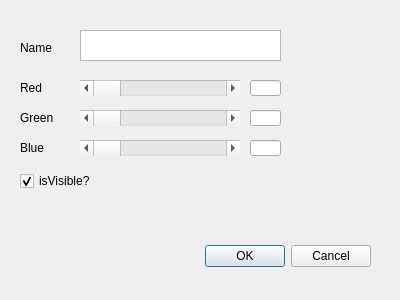
<?xml version="1.0" encoding="UTF-8"?>
<ui version="4.0">
 <class>OptionDialog</class>
 <widget class="QDialog" name="OptionDialog">
  <property name="geometry">
   <rect>
    <x>0</x>
    <y>0</y>
    <width>400</width>
    <height>300</height>
   </rect>
  </property>
  <property name="contextMenuPolicy">
   <enum>Qt::ActionsContextMenu</enum>
  </property>
  <property name="windowTitle">
   <string>Dialog</string>
  </property>
  <widget class="QDialogButtonBox" name="buttonBox">
   <property name="geometry">
    <rect>
     <x>30</x>
     <y>240</y>
     <width>341</width>
     <height>32</height>
    </rect>
   </property>
   <property name="orientation">
    <enum>Qt::Horizontal</enum>
   </property>
   <property name="standardButtons">
    <set>QDialogButtonBox::Cancel|QDialogButtonBox::Ok</set>
   </property>
  </widget>
  <widget class="QPlainTextEdit" name="plainTextEdit">
   <property name="geometry">
    <rect>
     <x>80</x>
     <y>30</y>
     <width>201</width>
     <height>31</height>
    </rect>
   </property>
   <property name="plainText">
    <string/>
   </property>
  </widget>
  <widget class="QLabel" name="label">
   <property name="geometry">
    <rect>
     <x>20</x>
     <y>40</y>
     <width>49</width>
     <height>16</height>
    </rect>
   </property>
   <property name="text">
    <string>Name</string>
   </property>
  </widget>
  <widget class="QCheckBox" name="checkBox">
   <property name="geometry">
    <rect>
     <x>20</x>
     <y>170</y>
     <width>78</width>
     <height>22</height>
    </rect>
   </property>
   <property name="text">
    <string>isVisible?</string>
   </property>
   <property name="checked">
    <bool>true</bool>
   </property>
  </widget>
  <widget class="QScrollBar" name="horizontalScrollBarRed">
   <property name="geometry">
    <rect>
     <x>80</x>
     <y>80</y>
     <width>160</width>
     <height>16</height>
    </rect>
   </property>
   <property name="maximum">
    <number>255</number>
   </property>
   <property name="pageStep">
    <number>1</number>
   </property>
   <property name="value">
    <number>0</number>
   </property>
   <property name="sliderPosition">
    <number>0</number>
   </property>
   <property name="orientation">
    <enum>Qt::Horizontal</enum>
   </property>
  </widget>
  <widget class="QScrollBar" name="horizontalScrollBarGreen">
   <property name="geometry">
    <rect>
     <x>80</x>
     <y>110</y>
     <width>160</width>
     <height>16</height>
    </rect>
   </property>
   <property name="maximum">
    <number>255</number>
   </property>
   <property name="pageStep">
    <number>1</number>
   </property>
   <property name="value">
    <number>0</number>
   </property>
   <property name="sliderPosition">
    <number>0</number>
   </property>
   <property name="orientation">
    <enum>Qt::Horizontal</enum>
   </property>
  </widget>
  <widget class="QScrollBar" name="horizontalScrollBarBlue">
   <property name="geometry">
    <rect>
     <x>80</x>
     <y>140</y>
     <width>160</width>
     <height>16</height>
    </rect>
   </property>
   <property name="maximum">
    <number>255</number>
   </property>
   <property name="pageStep">
    <number>1</number>
   </property>
   <property name="value">
    <number>0</number>
   </property>
   <property name="sliderPosition">
    <number>0</number>
   </property>
   <property name="orientation">
    <enum>Qt::Horizontal</enum>
   </property>
  </widget>
  <widget class="QLabel" name="label_3">
   <property name="geometry">
    <rect>
     <x>20</x>
     <y>80</y>
     <width>49</width>
     <height>16</height>
    </rect>
   </property>
   <property name="text">
    <string>Red</string>
   </property>
  </widget>
  <widget class="QLabel" name="label_4">
   <property name="geometry">
    <rect>
     <x>20</x>
     <y>110</y>
     <width>49</width>
     <height>16</height>
    </rect>
   </property>
   <property name="text">
    <string>Green</string>
   </property>
  </widget>
  <widget class="QLabel" name="label_5">
   <property name="geometry">
    <rect>
     <x>20</x>
     <y>140</y>
     <width>49</width>
     <height>16</height>
    </rect>
   </property>
   <property name="text">
    <string>Blue</string>
   </property>
  </widget>
  <widget class="QLineEdit" name="lineEdit">
   <property name="geometry">
    <rect>
     <x>250</x>
     <y>80</y>
     <width>31</width>
     <height>16</height>
    </rect>
   </property>
  </widget>
  <widget class="QLineEdit" name="lineEdit_2">
   <property name="geometry">
    <rect>
     <x>250</x>
     <y>110</y>
     <width>31</width>
     <height>16</height>
    </rect>
   </property>
  </widget>
  <widget class="QLineEdit" name="lineEdit_3">
   <property name="geometry">
    <rect>
     <x>250</x>
     <y>140</y>
     <width>31</width>
     <height>16</height>
    </rect>
   </property>
  </widget>
 </widget>
 <resources/>
 <connections>
  <connection>
   <sender>buttonBox</sender>
   <signal>accepted()</signal>
   <receiver>OptionDialog</receiver>
   <slot>accept()</slot>
   <hints>
    <hint type="sourcelabel">
     <x>248</x>
     <y>254</y>
    </hint>
    <hint type="destinationlabel">
     <x>157</x>
     <y>274</y>
    </hint>
   </hints>
  </connection>
  <connection>
   <sender>buttonBox</sender>
   <signal>rejected()</signal>
   <receiver>OptionDialog</receiver>
   <slot>reject()</slot>
   <hints>
    <hint type="sourcelabel">
     <x>316</x>
     <y>260</y>
    </hint>
    <hint type="destinationlabel">
     <x>286</x>
     <y>274</y>
    </hint>
   </hints>
  </connection>
 </connections>
</ui>
